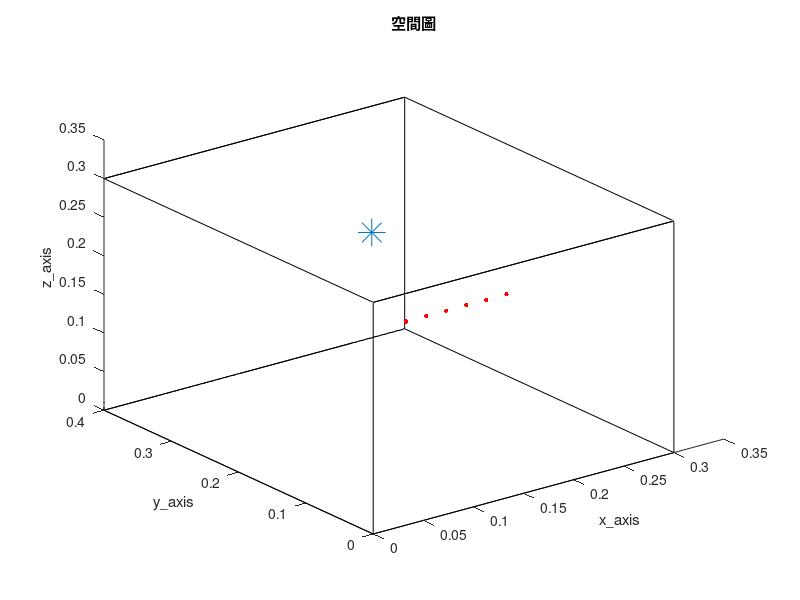

Write MATLAB code to recreate this figure. (Note: this script raises an error after producing the figure.)
clc; clear;
close all;

tic

%% RIR parameter %%
SorNum = 1;                                              % source number
%%%%%%%%%%%%%%%%%%%%%%%%%%%%%%%%%%%%%%%%%%%%%%%%%%%%%%%%%%%%%%%%%%%%%%%%%%%%%%%%%%%%%%%%%%%%%%%%%%
MicNum = 6;                                             % number of microphone
%%%%%%%%%%%%%%%%%%%%%%%%%%%%%%%%%%%%%%%%%%%%%%%%%%%%%%%%%%%%%%%%%%%%%%%%%%%%%%%%%%%%%%%%%%%%%%%%%%
c = 343;                                                 % Sound velocity (m/s)
fs = 16000;                                              % Sample frequency (samples/s)
Ts = 1/fs;                                               % Sample period (s)

% ULA %
MicStart = [0.1, 0.1, 0.2];
%%%%%%%%%%%%%%%%%%%%%%%%%%%%%%%%%%%%%%%%%%%%%%%%%%%%%%%%%%%%%%%%%%%%%%%%%%%%%%%%%%%%%%%%%%%%%%%%%%
spacing = 0.02;
%%%%%%%%%%%%%%%%%%%%%%%%%%%%%%%%%%%%%%%%%%%%%%%%%%%%%%%%%%%%%%%%%%%%%%%%%%%%%%%%%%%%%%%%%%%%%%%%%%
MicPos = zeros(MicNum, 3);
for i = 1:MicNum
    MicPos(i, :) = [MicStart(1, 1)+(i-1)*spacing, MicStart(1, 2), MicStart(1, 3)];
end

SorPos = [0.2, 0.3, 0.2];                                % source position (m)
room_dim = [0.3, 0.4, 0.3];                              % Room dimensions [x y z] (m)
%%%%%%%%%%%%%%%%%%%%%%%%%%%%%%%%%%%%%%%%%%%%%%%%%%%%%%%%%%%%%%%%%%%%%%%%%%%%%%%%%%%%%%%%%%%%%%%%%%
reverberation_time = 0.009;                               % Reverberation time (s)
points_rir = 256;                                        % Number of rir points (需比 reverberation time 還長)
%%%%%%%%%%%%%%%%%%%%%%%%%%%%%%%%%%%%%%%%%%%%%%%%%%%%%%%%%%%%%%%%%%%%%%%%%%%%%%%%%%%%%%%%%%%%%%%%%%
mtype = 'omnidirectional';                               % Type of microphone
order = -1;                                              % -1 equals maximum reflection order!
dim = 3;                                                 % Room dimension
orientation = 0;                                         % Microphone orientation (rad)
hp_filter = 1;                                           % Disable high-pass filter

% 畫空間圖 %
figure(5);
plot3( [0 room_dim(1, 1) room_dim(1, 1) 0 0 0 room_dim(1, 1) room_dim(1, 1) 0 0 room_dim(1, 1) room_dim(1, 1) 0 0 room_dim(1, 1) room_dim(1, 1)], ...
       [0 0 room_dim(1, 2) room_dim(1, 2) 0 0 0 room_dim(1, 2) room_dim(1, 2) room_dim(1, 2) room_dim(1, 2) room_dim(1, 2) room_dim(1, 2) 0 0 0], ...
       [0 0 0 0 0 room_dim(1, 3) room_dim(1, 3) room_dim(1, 3) room_dim(1, 3) 0 0 room_dim(1, 3) room_dim(1, 3) room_dim(1, 3) room_dim(1, 3) 0] , 'k')
hold on
plot3(MicPos(:, 1), MicPos(:, 2), MicPos(:, 3), 'r.', 'MarkerSize', 10)
hold on
plot3(SorPos(:, 1), SorPos(:, 2), SorPos(:, 3), '*', 'MarkerSize', 20)
hold off
xlabel('x\_axis')
ylabel('y\_axis')
zlabel('z\_axis')
title('空間圖')
shg

%% generate ground-truth RIR (h) %%
% 產生 RIR 和存.mat 檔 %
h = rir_generator(c, fs, MicPos, SorPos, room_dim, reverberation_time, points_rir, mtype, order, dim, orientation, hp_filter);
rir_filename_str = ['h\h_', string(reverberation_time), 'x', string(MicNum), 'x', string(points_rir), '.mat'];
rir_filemane = join(rir_filename_str, '');
save(rir_filemane, 'h')

% load RIR 的 .mat 檔 %
rir_filename_str = ['h\h_', string(reverberation_time), 'x', string(MicNum), 'x', string(points_rir), '.mat'];
rir_filemane = join(rir_filename_str, '');
load(rir_filemane)

look_mic = 1;
h_yaxis_upperlimit = max(h(look_mic, :)) + 0.01;
h_yaxis_underlimit = min(h(look_mic, :)) - 0.01;
% 畫 ground-truth RIR time plot %
figure(1)
plot(h(look_mic, :), 'r');
xlim([1 points_rir])
ylim([h_yaxis_underlimit h_yaxis_upperlimit])
title('h')
xlabel('points')
ylabel('amplitude')
shg

%% 讀音檔 or 產生 white noise source (source) %%
Second = 23;
SorLen =  Second*fs;

% load source %
% [source_transpose, fs] = audioread('245.wav', [1, SorLen]);    % speech source
% source = source_transpose.';

source = wgn(1, SorLen, 0);

%% RIR mix source (x) %%
% convolution source and RIR %
as = zeros(MicNum, points_rir+SorLen-1);
for i = 1 : MicNum
    as(i, :) = conv(h(i, :), source);
end

x = as(:, 1:SorLen);

%% construct Rxx (Rxx) %%
forfact = 2^(-9);
Rxx = zeros(MicNum*points_rir, MicNum*points_rir);
for n = points_rir:SorLen
    X = zeros(MicNum-1, MicNum*points_rir);
    for i = 1:MicNum-1
        X(i, 1:points_rir) = flip(x(i+1, n-points_rir+1:n));
        X(i, i*points_rir+1:(i+1)*points_rir) = -flip(x(1, n-points_rir+1:n));
    end

    Rxx = (1-forfact)*Rxx + forfact*(X.')*X;
end

%% eigenvalue decomposition %%
[eigen_vector, eigen_value] = eig(Rxx);
eigen_value = diag(eigen_value);
[~, min_index] = min(abs(eigen_value), [], 'all');
%%%%%%%%%%%%%%%%%%%%%%%%%%%%%%%%%%%%%%%%%%%%%%%%%%%%%%%%%%%%%%%%%%%%%%%%%%%%%%%%%%%%%%%%%%%%%%%%%%
h_hat = eigen_vector(:, min_index);
%%%%%%%%%%%%%%%%%%%%%%%%%%%%%%%%%%%%%%%%%%%%%%%%%%%%%%%%%%%%%%%%%%%%%%%%%%%%%%%%%%%%%%%%%%%%%%%%%%
h_hat = reshape(h_hat, [size(h_hat, 1)/MicNum MicNum]).';

ratio_h_hat = zeros(MicNum, 1);
for i = 1:MicNum
    ratio_h_hat(i, :) = max(abs(h(i, :)))/max(abs(h_hat(i, :)));
end

h_hat = h_hat.*ratio_h_hat;

% 畫圖看結果 %
look_mic = 1;
figure(2)
plot(h(look_mic, :), 'r');
hold on
plot(h_hat(look_mic, :), 'b');
hold off
xlim([1 points_rir])
legend('ground-truth RIR', 'estimated RIR')
xlabel('time samples')
ylabel('amplitude')
shg

figure(3)
plot(1:1:size(eigen_value, 1), log(eigen_value.'));
title('eigenvalue')
ylabel('log scale')

figure(4)
plot(1:1:size(eigen_value, 1), eigen_value.');
title('eigenvalue')
ylabel('linear scale')

% ME %
ATF = fft(h, points_rir, 2);
ATF_estimated = fft(h_hat, points_rir, 2);
sum_norm = 0;
for i  = 1:MicNum
    norm_ATF = norm(ATF(i, :) - ATF_estimated(i, :));
    sum_norm = sum_norm + norm_ATF;
end

ME = sum_norm/MicNum;

% MSPM %
PM = 0;
for i =1:MicNum
    PM = PM + norm(h(i, :).' - h(i, :)*h_hat(i, :).'/(h_hat(i, :)*h_hat(i, :).')*h_hat(i, :).')^2;
end

MSPM = PM/MicNum;

toc
